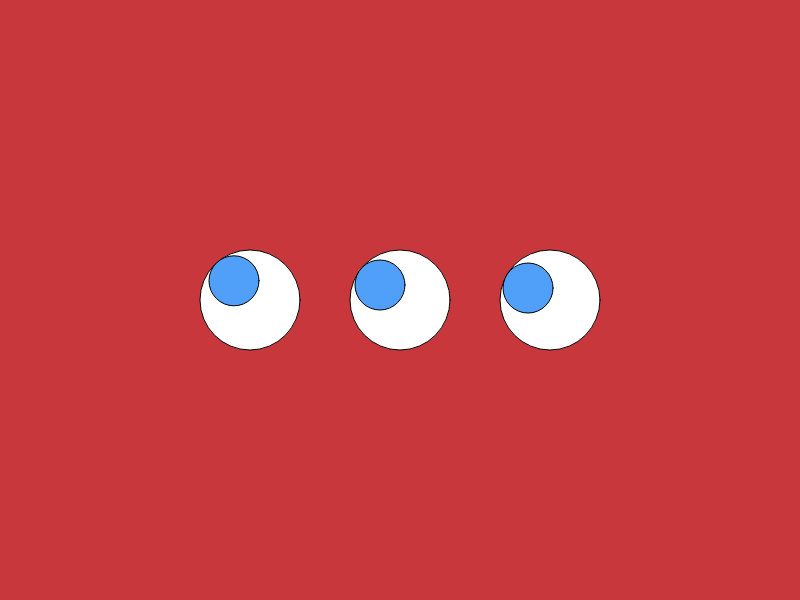
Frame 1 (no input)
Frame 60 (no input): identical to frame 1, image omitted
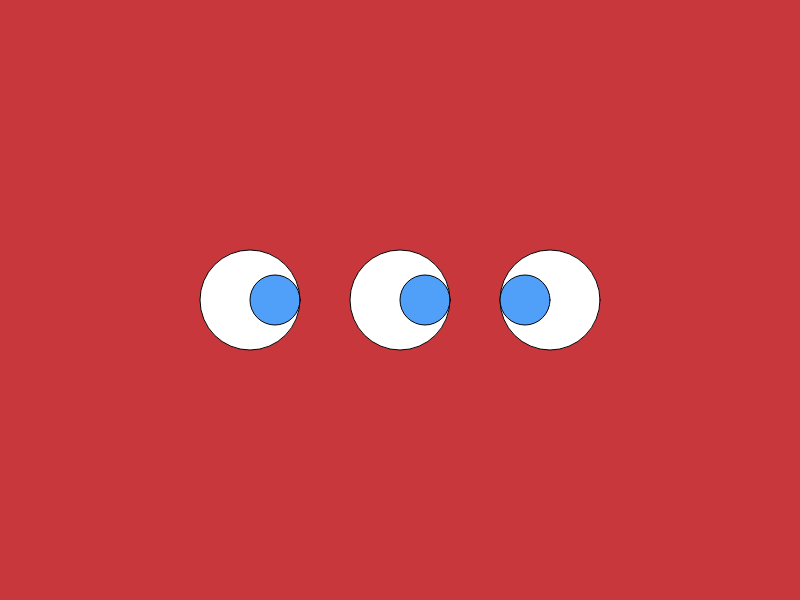
Frame 120 (the mouse pressed at the canvas centre since frame 60)

The p5.js sketch that drew these frames (run headless with seeded random() and noise() and a simulated clock; from frame 60 on, the mouse is pressed at the canvas centre):

// p5.js sketch
// ── sketch.js
//this assignment always reminded me of monsters inc characters, 
//so I made the one that has three eyes - his name is Fungus and he's 
//one of the workers at the door factory I think I can't remember


function setup() {
  createCanvas(800, 600);
}

function draw() {
  background(200, 55, 60);//red color for skin as background

  //eye positioning
  let eyeX1 = width / 2 - 150;
  let eyeX2 = width / 2;
  let eyeX3 = width / 2 + 150;
  let eyeY = height / 2;

  //calculate the angles of the eyes to follow the mouse
  let angle1 = calculateAngle(mouseX, mouseY, eyeX1, eyeY);
  let angle2 = calculateAngle(mouseX, mouseY, eyeX2, eyeY);
  let angle3 = calculateAngle(mouseX, mouseY, eyeX3, eyeY);

  //draw the eyes based on positioning above
  drawEye(eyeX1, eyeY, angle1);
  drawEye(eyeX2, eyeY, angle2);
  drawEye(eyeX3, eyeY, angle3);
}

function drawEye(x, y, angle) {
  //eye features and their dimensions
  let eyeSize = 100;
  let pupilSize = 50;
  let pupilOffset = eyeSize / 4;
  
  //white part of the eye
  fill(255); 
  ellipse(x, y, eyeSize, eyeSize);
  
  //pupil positioning
  let pupilX = x + cos(angle) * pupilOffset;
  let pupilY = y + sin(angle) * pupilOffset;
  
  //draw the pupil
  fill(80, 160, 250); 
  ellipse(pupilX, pupilY, pupilSize, pupilSize);
}

function calculateAngle(mouseX, mouseY, x, y) {
  return atan2(mouseY - y, mouseX - x);
}
